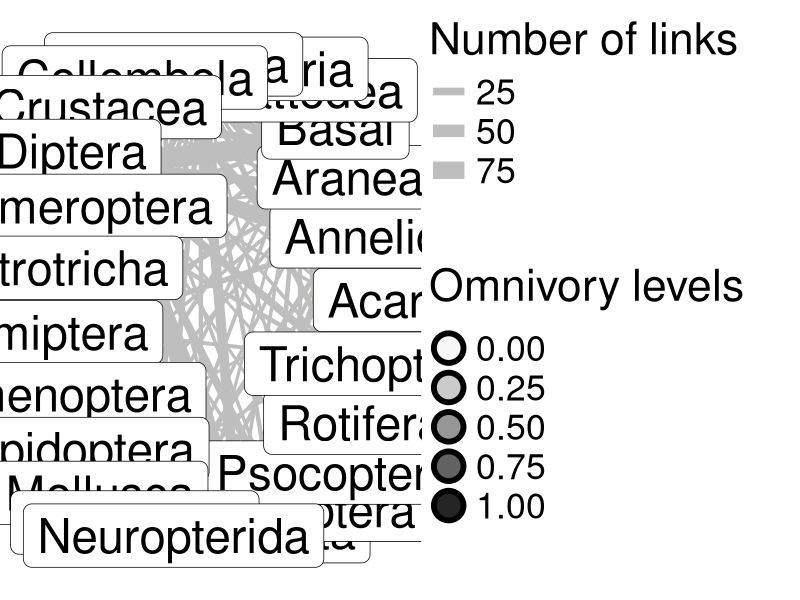

Write the R code that produced this figure.
path <- "C:/Users/perrelki/switchdrive/Institution/"
# path <- "C:/Users/Kilia/switchdrive2/Institution/"

setwd(paste0(path, "/Chapter4/"))

################################################################################
################################# Graph summary ################################
################################################################################
library(dplyr)
library(plyr)
library(igraph)
library(ggplot2)

# Load data
MW <- read.csv("metaweb_processed.csv")
taxo.df <- read.csv("taxo.csv")

# Define a list of resource categories to be included in the dataset
resources <- c("Aquatic detritus", "Terrestrial detritus", "Plants", "Algae", "Plankton", "Fungi", "Microbes", "Scavenger", "Haematophagous", "Coprophagous")
# Append these resources to the taxonomic data frame
for (res in resources) {
  taxo.df <- rbind.fill(taxo.df, data.frame(taxa = res,
                                            Family = res))
}

# Merge taxonomic information with the metaweb dataset based on source names
MW <- merge(MW, unique(taxo.df[, c(2:5)]), by.x = "Source_Name", by.y = "Family")
colnames(MW)[8:10] <- paste(colnames(MW)[8:10], "Source", sep = "_")
# Merge taxonomic information with the metaweb dataset based on target names
MW <- merge(MW, unique(taxo.df[, c(2:5)]), by.x = "Target_Name", by.y = "Family")
colnames(MW)[11:13] <- paste(colnames(MW)[11:13], "Target", sep = "_")
# Fill missing taxonomic classifications with available target names
MW[is.na(MW$Phylum_Target), ]$Phylum_Target <- MW[is.na(MW$Phylum_Target), ]$Target_Name
MW[is.na(MW$Order_Target), ]$Order_Target <- MW[is.na(MW$Order_Target), ]$Target_Name
MW[is.na(MW$Class_Target), ]$Class_Target <- MW[is.na(MW$Class_Target), ]$Target_Name

# Assign taxonomic group names based on different classification levels
MW$Grp_Name_Source <- MW$Order_Source
MW[-which(MW$Class_Source == "Insecta"), ]$Grp_Name_Source <- MW[-which(MW$Class_Source == "Insecta"), ]$Class_Source
MW[which(MW$Phylum_Source != "Arthropoda"), ]$Grp_Name_Source <- MW[which(MW$Phylum_Source != "Arthropoda"), ]$Phylum_Source

# Special classification rules for Arachnida, Crustacea, and Myriapoda
MW[MW$Class_Source == "Arachnida" | MW$Class_Source == "Opiliones", ]$Grp_Name_Source <- ifelse(MW[MW$Class_Source == "Arachnida" | MW$Class_Source == "Opiliones", ]$Order_Source == "Araneae", "Araneae", "Acari")
MW[MW$Grp_Name_Source == "Hexanauplia" | 
     MW$Grp_Name_Source == "Branchiopoda" | 
     MW$Grp_Name_Source == "Malacostraca" |
     MW$Grp_Name_Source == "Ostracoda", ]$Grp_Name_Source <- "Crustacea"
MW[MW$Grp_Name_Source == "Chilopoda" | 
     MW$Grp_Name_Source == "Symphyla" | 
     MW$Grp_Name_Source == "Diplopoda", ]$Grp_Name_Source <- "Myriapoda"
MW[MW$Grp_Name_Source == "Megaloptera" | 
     MW$Grp_Name_Source == "Neuroptera", ]$Grp_Name_Source <- "Neuropterida"

# Repeat similar processing for target groups
MW$Grp_Name_Target <- MW$Order_Target
MW[-which(MW$Class_Target == "Insecta"), ]$Grp_Name_Target <- MW[-which(MW$Class_Target == "Insecta"), ]$Class_Target
MW[which(MW$Phylum_Target != "Arthropoda"), ]$Grp_Name_Target <- MW[which(MW$Phylum_Target != "Arthropoda"), ]$Phylum_Target
MW[MW$Class_Target == "Arachnida" | MW$Class_Target == "Opiliones", ]$Grp_Name_Target <- ifelse(MW[MW$Class_Target == "Arachnida" | MW$Class_Target == "Opiliones", ]$Order_Target == "Araneae", "Araneae", "Acari")
MW[MW$Grp_Name_Target == "Hexanauplia" | 
     MW$Grp_Name_Target == "Branchiopoda" | 
     MW$Grp_Name_Target == "Malacostraca" |
     MW$Grp_Name_Target == "Ostracoda", ]$Grp_Name_Target <- "Crustacea"
MW[MW$Grp_Name_Target == "Chilopoda" | 
     MW$Grp_Name_Target == "Symphyla" | 
     MW$Grp_Name_Target == "Diplopoda", ]$Grp_Name_Target <- "Myriapoda"
MW[MW$Grp_Name_Target == "Megaloptera" | 
     MW$Grp_Name_Target == "Neuroptera", ]$Grp_Name_Target <- "Neuropterida"

MW[which(MW$Grp_Name_Target %in% c("Algae",
                                   "Aquatic detritus", 
                                   "Coprophagous",
                                   "Haematophagous",
                                   "Fungi", 
                                   "Microbes", 
                                   "Plankton", 
                                   "Plants",
                                   "Scavenger", 
                                   "Terrestrial detritus")), ]$Grp_Name_Target <- "Basal"

# Extract relevant columns for constructing adjacency matrix
MW.sub <- MW[, which(colnames(MW) %in% c("Grp_Name_Source", "Grp_Name_Target", "fg"))]

# Create adjacency matrix representing interactions between groups
MW.full.mat <- matrix(0, 
                      nrow = length(unique(c(MW.sub$Grp_Name_Target, MW.sub$Grp_Name_Source))), 
                      ncol = length(unique(c(MW.sub$Grp_Name_Target, MW.sub$Grp_Name_Source))),
                      dimnames = list(sort(unique(c(MW.sub$Grp_Name_Target, MW.sub$Grp_Name_Source))), 
                                      sort(unique(c(MW.sub$Grp_Name_Target, MW.sub$Grp_Name_Source)))))

MW.full.mat[rownames(table(MW.sub$Grp_Name_Target, MW.sub$Grp_Name_Source)), 
            colnames(table(MW.sub$Grp_Name_Target, MW.sub$Grp_Name_Source))] <- table(MW.sub$Grp_Name_Target, MW.sub$Grp_Name_Source)

# Convert adjacency matrix into a graph object
full.fw <- graph.adjacency(MW.full.mat, mode = "directed")

# Create layout and node properties for visualization
fw.layout.nodes <- as.data.frame(layout_in_circle(full.fw))
fw.layout.nodes$Grp <- colnames(MW.full.mat)
fw.layout.nodes$fg_percent <- NA
fw.layout.nodes$Phylum <- NA
fw.layout.nodes$size <- NA
for (i in 1:nrow(fw.layout.nodes)) {
  node <- fw.layout.nodes[i, ]
  if (node$Grp != "Basal") {
    fw.layout.nodes[i, ]$size <- length(unique(MW[MW$Grp_Name_Source == node$Grp, ]$Source_Name))
    fw.layout.nodes[i, ]$Phylum <- unique(MW[MW$Grp_Name_Source == node$Grp, ]$Phylum_Source)
    fw.layout.nodes[i, ]$fg_percent <- nrow(MW[MW$Grp_Name_Source == node$Grp & MW$fg %in% c("Omnivore"), ]) / nrow(MW[MW$Grp_Name_Source == node$Grp, ])
  } else {
    fw.layout.nodes[i, ]$Phylum <- "Basal"
    fw.layout.nodes[i, ]$fg_percent <- 0
    fw.layout.nodes[i, ]$size <- 1
  }
}

# Define edge properties for visualization
fw.layout.edges <- unique(as.data.frame(as_edgelist(full.fw)))
colnames(fw.layout.edges) <- c("from", "to")
fw.layout.edges <- merge(fw.layout.edges, fw.layout.nodes, by.x = "from", by.y = "Grp")
fw.layout.edges <- merge(fw.layout.edges, fw.layout.nodes, by.x = "to", by.y = "Grp", suffixes = c(".from", ".to"))
fw.layout.edges$thickness <- NA
for (i in 1:nrow(fw.layout.edges)) {
  edge <- fw.layout.edges[i, ]
  fw.layout.edges[i, ]$thickness <- MW.full.mat[edge$from, 
                                                edge$to] 
}

fw.layout.edges <- fw.layout.edges[-which(fw.layout.edges$from == fw.layout.edges$to), ]

fw.layout.nodes$position_x = c(rep("left", 6), rep("right", 12), rep("left", 5))
fw.layout.nodes$position_y = c(rep("top", 12), rep("bottom", 11))

# Create food web visualization 
ggplot() +
  geom_segment(data = fw.layout.edges, aes(x = V1.from, y = V2.from, xend = V1.to, yend = V2.to, linewidth = thickness), color = "grey") +
  geom_point(data=fw.layout.nodes, aes(x = V1, y = V2, color = Phylum, fill = fg_percent, size = size),  shape=21, stroke = 3) +
  geom_label(data=fw.layout.nodes[fw.layout.nodes$position_x == "left" & fw.layout.nodes$position_y == "top", ],
                   aes(x = V1*1.1, y = V2*1.1, label = Grp), size = 12, nudge_x = 0.2) +
  geom_label(data=fw.layout.nodes[fw.layout.nodes$position_x == "right" & fw.layout.nodes$position_y == "top", ],
                   aes(x = V1*1.1, y = V2*1.1, label = Grp), size = 12, nudge_x = -0.2) +
  geom_label(data=fw.layout.nodes[fw.layout.nodes$position_x == "left" & fw.layout.nodes$position_y == "bottom", ],
                   aes(x = V1*1.1, y = V2*1.1, label = Grp), size = 12, nudge_x = 0.2) +
  geom_label(data=fw.layout.nodes[fw.layout.nodes$position_x == "right" & fw.layout.nodes$position_y == "bottom", ],
            aes(x = V1*1.1, y = V2*1.1, label = Grp), size = 12, nudge_x = -0.2) +
    scale_x_continuous(expand=c(0, 0.3)) +
  scale_y_continuous(expand=c(0, 0.3)) + 
  scale_linewidth(range = c(1,7)) + 
  scale_size(range = c(5,30), 
             breaks = c(1, 40)) +
  scale_fill_distiller(type = "seq",
                        direction = 1,
                        palette = "Greys") +
  theme_void() + 
  theme(text = element_text(size = 32), 
        legend.key.size = unit(1, 'cm'), 
        legend.margin = margin(50),
        legend.spacing.y = unit(0.5, 'cm'), 
        legend.spacing.x = unit(0.5, 'cm')) + 
  guides(color = guide_legend(title = "Phylum", byrow = T, title.vjust = 2, override.aes = list(size = 8), order = 4), 
         fill = guide_legend(title = "Omnivory levels", byrow = T, title.vjust = 2, override.aes = list(size = 8), order = 3), 
         linewidth = guide_legend(title = "Number of links", byrow = F, title.vjust = 1, order = 2), 
         size = guide_legend(title = "Number of families", order = 1))

